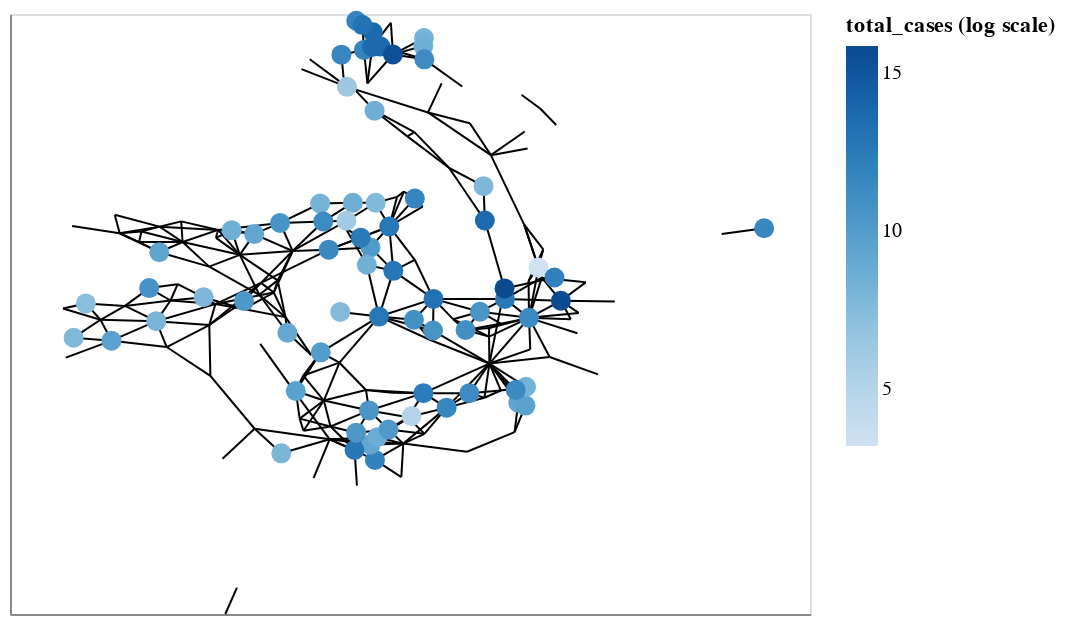

The code cell stored with this chart in its notebook:
### Code cell
G = nx.Graph(adjacency_list)
pos = nx.spring_layout(G, iterations=30)

nx.set_node_attributes(G, case_data)

nxa.draw_networkx(G, pos,
                 linewidths=0,
                 node_color='total_cases (log scale)',
                 node_size=100,
                 node_tooltip=['location', 'total_cases'])

### Figure 1 — Vega-Lite specification as saved in the notebook (floating-point values rounded to 4 significant figures; data arrays with more than 128 entries replaced by an {"elided": "..."} marker saying what was removed)
{"config": {"view": {"continuousWidth": 400, "continuousHeight": 300}}, "layer": [{"data": {"name": "data-5d3fcbc6f17122f48b86f78989ab51cb"}, "mark": {"type": "line", "color": "black", "opacity": 1, "strokeWidth": 1}, "encoding": {"detail": {"type": "quantitative", "field": "edge"}, "x": {"type": "quantitative", "axis": {"grid": false, "labels": false, "ticks": false, "title": ""}, "field": "x"}, "y": {"type": "quantitative", "axis": {"grid": false, "labels": false, "ticks": false, "title": ""}, "field": "y"}}}, {"data": {"name": "data-708f0d3d47fb5b1a9a51505ac38bbea5"}, "mark": {"type": "point", "opacity": 1, "size": 100, "strokeWidth": 0}, "encoding": {"fill": {"type": "quantitative", "field": "total_cases (log scale)"}, "tooltip": [{"type": "nominal", "field": "location"}, {"type": "quantitative", "field": "total_cases"}], "x": {"type": "quantitative", "axis": {"grid": false, "labels": false, "ticks": false}, "field": "x"}, "y": {"type": "quantitative", "axis": {"grid": false, "labels": false, "ticks": false}, "field": "y"}}}], "$schema": "https://vega.github.io/schema/vega-lite/v4.8.1.json", "datasets": {"data-5d3fcbc6f17122f48b86f78989ab51cb": {"elided": "670 records"}, "data-708f0d3d47fb5b1a9a51505ac38bbea5": {"elided": "168 records"}}}
